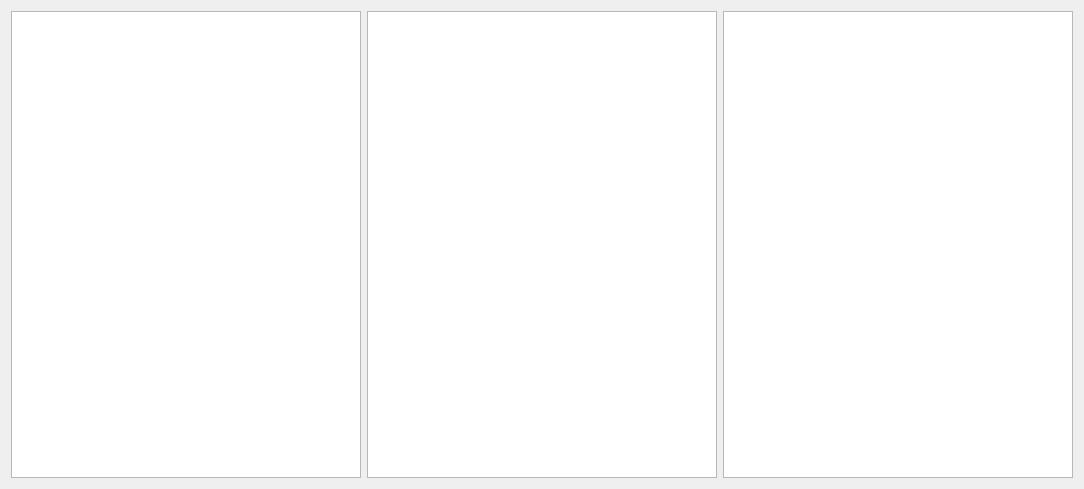
<?xml version="1.0" encoding="UTF-8"?>
<ui version="4.0">
 <class>MainWindow</class>
 <widget class="QMainWindow" name="MainWindow">
  <property name="geometry">
   <rect>
    <x>0</x>
    <y>0</y>
    <width>591</width>
    <height>489</height>
   </rect>
  </property>
  <property name="windowTitle">
   <string>MainWindow</string>
  </property>
  <widget class="QWidget" name="centralWidget">
   <layout class="QGridLayout" name="gridLayout_2">
    <item row="0" column="1">
     <layout class="QHBoxLayout" name="horizontalLayout">
      <item>
       <widget class="QTextBrowser" name="textBrowser">
        <property name="minimumSize">
         <size>
          <width>350</width>
          <height>0</height>
         </size>
        </property>
       </widget>
      </item>
      <item>
       <widget class="QTextBrowser" name="textBrowser_2">
        <property name="minimumSize">
         <size>
          <width>350</width>
          <height>0</height>
         </size>
        </property>
       </widget>
      </item>
      <item>
       <widget class="QTextBrowser" name="textBrowser_3">
        <property name="minimumSize">
         <size>
          <width>350</width>
          <height>0</height>
         </size>
        </property>
       </widget>
      </item>
     </layout>
    </item>
    <item row="0" column="0">
     <layout class="QHBoxLayout" name="gridLayout"/>
    </item>
   </layout>
  </widget>
 </widget>
 <layoutdefault spacing="6" margin="11"/>
 <resources/>
 <connections/>
</ui>
